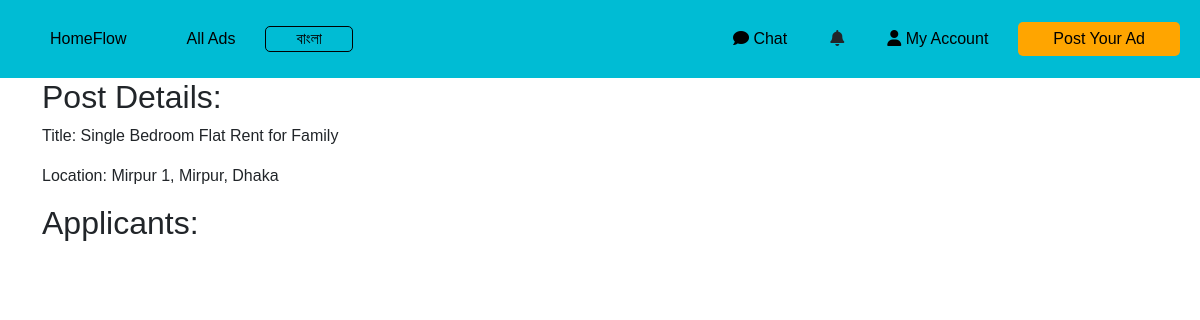
The page /post_details/9/ (signed in) on the database its author committed.
### myApp/models.py (models this page shows, shortened)
class toLet_model(models.Model):
    rent_title=models.CharField(max_length=100,null=True)
    location=models.CharField(max_length=100,null=True)
    homeDescription=models.TextField(null=True)
    rentDescription=models.TextField(null=True)
    deadline=models.TextField(null=True)
    nid=models.TextField(null=True)
    create_at = models.DateTimeField(auto_now_add=True,null=True)
    update_at = models.DateTimeField(auto_now=True,null=True)
    rent_creator = models.ForeignKey(Custom_User,on_delete=models.CASCADE)
    homePicture=models.ImageField(upload_to='media/homePicture',null=True)
    class Meta:
        permissions = [
            ('can_edit_own_post', 'Can edit own post'),
        ]
    is_applied = models.BooleanField(default=False)

### myProject/views.py (the view)
# urls.py: path('post_details/<int:post_id>/', post_details, name='post_details'),
@login_required
def post_details(request, post_id):
    post = get_object_or_404(toLet_model, id=post_id)
    applicants = rentApplyModel.objects.filter(rent=post)
    context = {
        'post': post,
        'applicants': applicants,
    }
    return render(request, 'post_details.html', context)

### Template/post_details.html (shortened to what this page needs)
{% include "navbar.html" %}
{% block content %}
<!DOCTYPE html>
<html lang="en">
<head>
</head>
<body>
    <div class="container">
    <h2>Post Details:</h2>
    <p>Title: {{ post.rent_title }}</p>
    <p>Location: {{ post.location }}</p>
    <h2>Applicants:</h2>
    </div>
</body>
</html>
{% endblock content %}

### Template/navbar.html (style rules this page uses)
body { font-family: 'Arial', sans-serif; margin: 0; padding: 0; }

### rows shown on the page
toLet_model: rent_title "Single Bedroom Flat Rent for Family", location "Mirpur 1, Mirpur, Dhaka"
